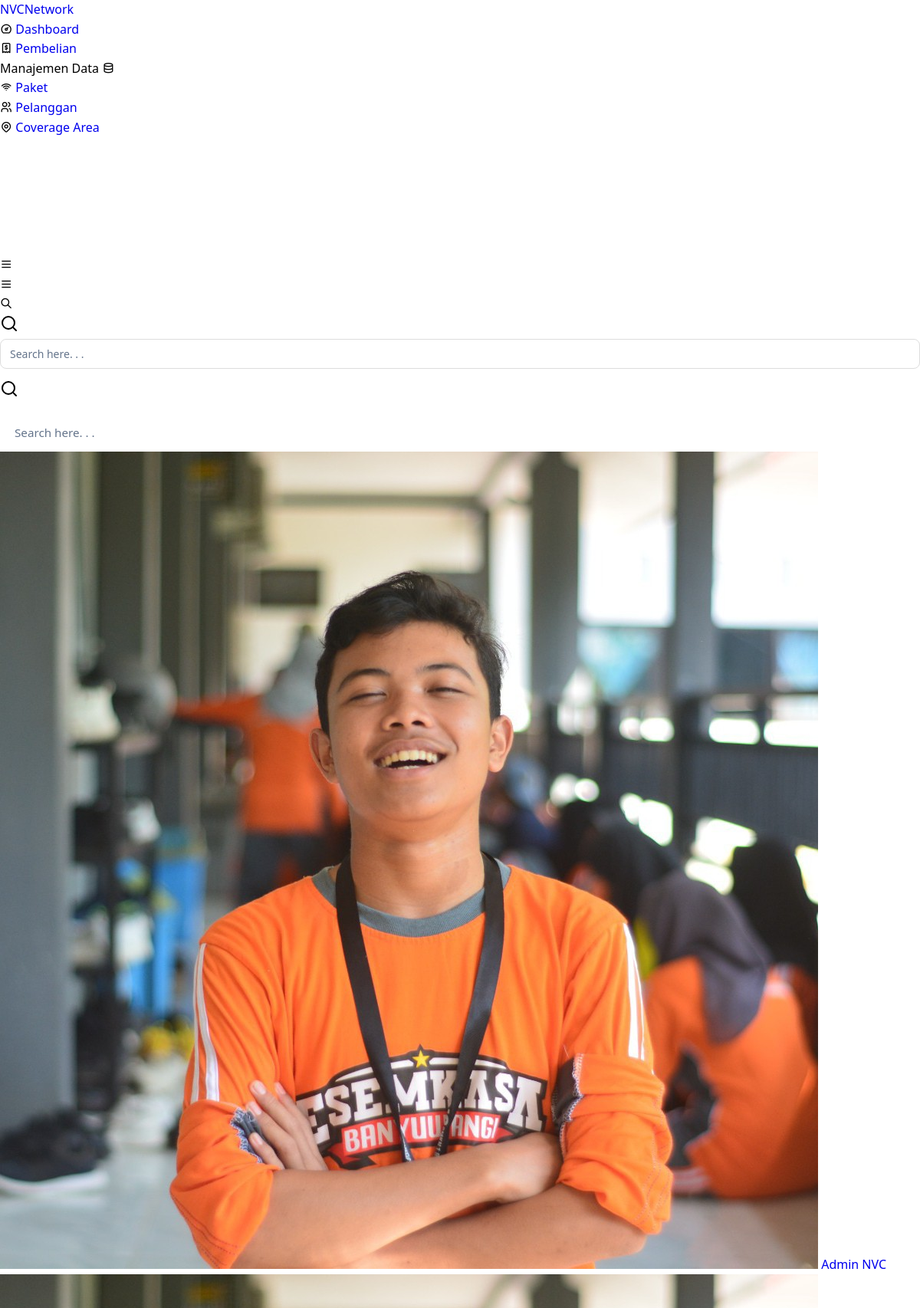
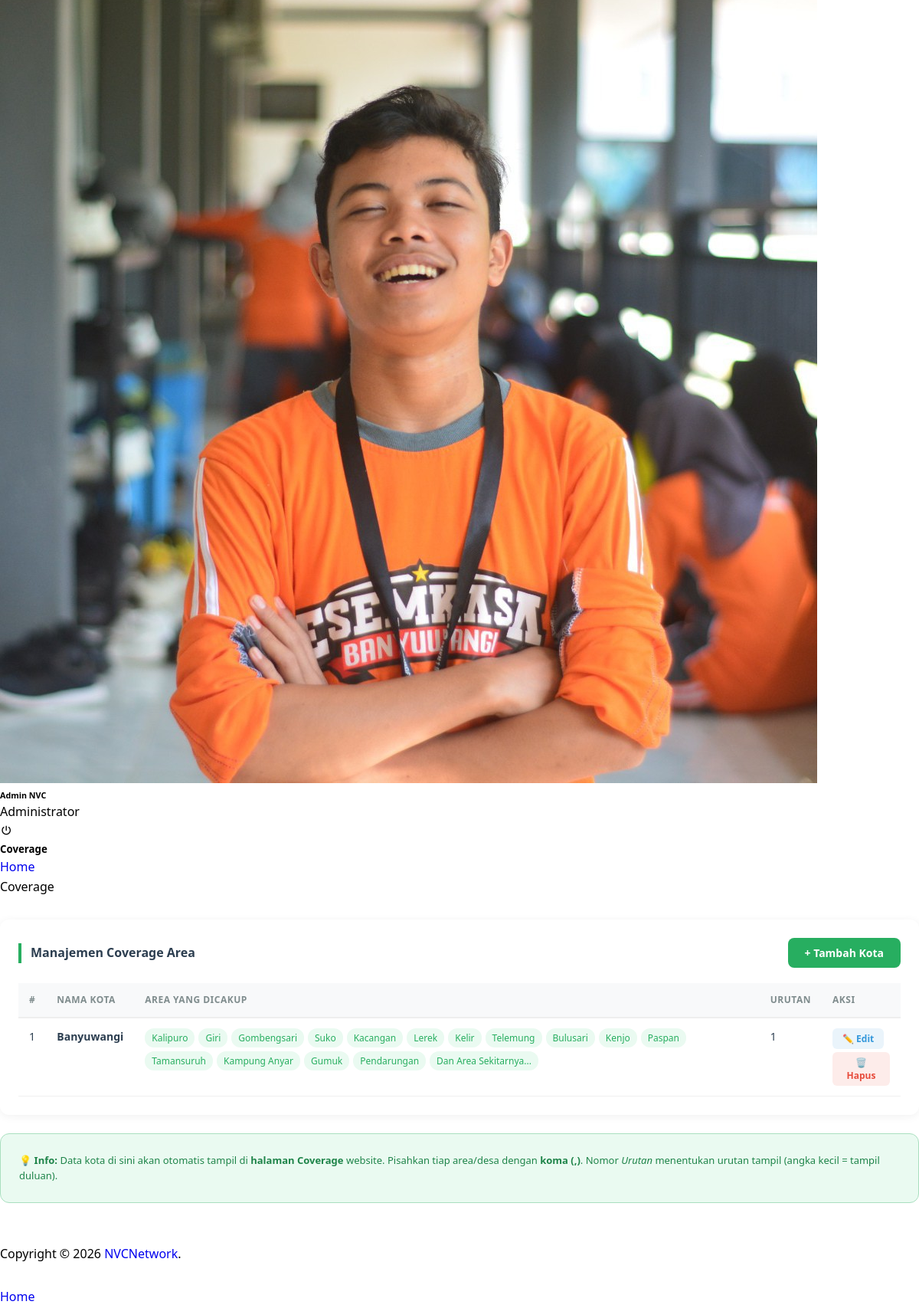
Page /pages/admin/index.php?page=coverage (upper part) on the committed database (2 pictures, top to bottom).
### tables this page shows
CREATE TABLE IF NOT EXISTS `coverage_area` (
  `id_coverage` INT AUTO_INCREMENT PRIMARY KEY,
  `nama_kota` VARCHAR(100) NOT NULL,
  `daftar_area` TEXT NOT NULL COMMENT 'Pisahkan tiap area dengan koma',
  `urutan` INT DEFAULT 0,
  `created_at` TIMESTAMP DEFAULT CURRENT_TIMESTAMP
);

### pages/admin/admin-page/coverage.php (the view, shortened to what this page needs)
<?php
include_once __DIR__ . '/../../../assets/config/koneksi.php';
$conn->query("
  CREATE TABLE IF NOT EXISTS `coverage_area` (
    `id_coverage` INT AUTO_INCREMENT PRIMARY KEY,
    `nama_kota` VARCHAR(100) NOT NULL,
    `daftar_area` TEXT NOT NULL,
    `urutan` INT DEFAULT 0,
    `created_at` TIMESTAMP DEFAULT CURRENT_TIMESTAMP
  ) ENGINE=InnoDB DEFAULT CHARSET=utf8mb4
");
$result = $conn->query("SELECT * FROM coverage_area ORDER BY urutan ASC, id_coverage ASC");
?>
<div class="row">
  <div class="col-12">
    <div class="nvc-card">
      <div style="display:flex;justify-content:space-between;align-items:center;margin-bottom:20px;">
        <h4 style="margin:0;">Manajemen Coverage Area</h4>
        <button class="btn-pnvc" onclick="openModal('modal-tambah')">+ Tambah Kota</button>
      </div>
      <div style="overflow-x:auto;">
        <table class="nvc-table">
          <thead>
            <tr><th>#</th><th>Nama Kota</th><th>Area yang Dicakup</th><th>Urutan</th><th>Aksi</th></tr>
          </thead>
          <tbody>
            <?php if ($result && $result->num_rows > 0): ?>
              <?php while ($row = $result->fetch_assoc()):
                $areas = array_map('trim', explode(',', $row['daftar_area']));
              ?>
              <tr>
                <td><?= $row['id_coverage'] ?></td>
                <td><strong><?= htmlspecialchars($row['nama_kota']) ?></strong></td>
                <td>
                  <div class="area-tags">
                    <?php foreach ($areas as $a): ?>
                      <span class="area-tag"><?= htmlspecialchars($a) ?></span>
                    <?php endforeach; ?>
                  </div>
                </td>
                <td><?= $row['urutan'] ?></td>
                <td>
                  <button class="btn-sm-edit" style="margin-bottom:4px;" onclick="openEdit(<?= $row['id_coverage'] ?>,'<?= addslashes($row['nama_kota']) ?>','<?= addslashes($row['daftar_area']) ?>',<?= $row['urutan'] ?>)">✏️ Edit</button><br>
                  <form method="POST" onsubmit="return confirm('Hapus coverage kota ini?')" style="display:inline;">
                    <button type="submit" class="btn-sm-del">🗑️ Hapus</button>
                  </form>
                </td>
              </tr>
              <?php endwhile; ?>
            <?php else: ?>
              <tr><td colspan="5" style="text-align:center;padding:30px;color:#aaa;">Belum ada data coverage.</td></tr>
            <?php endif; ?>
          </tbody>
        </table>
      </div>
    </div>
    <div class="nvc-card" style="background:#eafaf1;box-shadow:none;border:1px solid #a9dfbf;">
      <p style="margin:0;font-size:13px;color:#1e8449;">
        💡 <strong>Info:</strong> Data kota di sini akan otomatis tampil di <strong>halaman Coverage</strong> website.
        Pisahkan tiap area/desa dengan <strong>koma (,)</strong>. Nomor <em>Urutan</em> menentukan urutan tampil (angka kecil = tampil duluan).
      </p>
    </div>
  </div>
</div>

### pages/admin/index.php (shortened to what this page needs)
<?php
$page = $_GET['page'] ?? 'dashboard';
?>
<!DOCTYPE html>
<html lang="en">
<head>
  <link rel="stylesheet" href="./assets/fonts/tabler-icons.min.css">
  <link rel="stylesheet" href="./assets/fonts/feather.css">
  <link rel="stylesheet" href="./assets/fonts/fontawesome.css">
  <link rel="stylesheet" href="./assets/fonts/material.css">
  <link rel="stylesheet" href="./assets/css/style.css" id="main-style-link">
  <link rel="stylesheet" href="./assets/css/style-preset.css">
</head>
<body data-pc-preset="preset-1" data-pc-direction="ltr" data-pc-theme="light">
  <nav class="pc-sidebar">
    <div class="navbar-wrapper">
      <div class="m-header">
        <a href="index.php?page=dashboard" class="b-brand text-primary">
          <span class="b-brand-text">NVCNetwork</span>
        </a>
      </div>
      <div class="navbar-content">
        <ul class="pc-navbar">
          <li class="pc-item <?php echo ($page == 'dashboard') ? 'active' : ''; ?>">
            <a href="index.php?page=dashboard" class="pc-link">
              <span class="pc-micon"><i class="ti ti-dashboard"></i></span>
              <span class="pc-mtext">Dashboard</span>
            </a>
          </li>
          <li class="pc-item <?php echo ($page == 'pembelian') ? 'active' : ''; ?>">
            <a href="index.php?page=pembelian" class="pc-link">
              <span class="pc-micon"><i class="ti ti-receipt-2"></i></span>
              <span class="pc-mtext">Pembelian</span>
            </a>
          </li>
          <li class="pc-item pc-caption">
            <label>Manajemen Data</label>
            <i class="ti ti-database"></i>
          </li>
          <li class="pc-item <?php echo ($page == 'paket') ? 'active' : ''; ?>">
            <a href="index.php?page=paket" class="pc-link">
              <span class="pc-micon"><i class="ti ti-wifi"></i></span>
              <span class="pc-mtext">Paket</span>
            </a>
          </li>
          <li class="pc-item <?php echo ($page == 'pelanggan') ? 'active' : ''; ?>">
            <a href="index.php?page=pelanggan" class="pc-link">
              <span class="pc-micon"><i class="ti ti-users"></i></span>
              <span class="pc-mtext">Pelanggan</span>
            </a>
          </li>
          <li class="pc-item <?php echo ($page == 'coverage') ? 'active' : ''; ?>">
            <a href="index.php?page=coverage" class="pc-link">
              <span class="pc-micon"><i class="ti ti-map-pin"></i></span>
              <span class="pc-mtext">Coverage Area</span>
            </a>
          </li>
        </ul>
      </div>
    </div>
  </nav>
  <header class="pc-header">
    <div class="header-wrapper"> <div class="me-auto pc-mob-drp">
        <ul class="list-unstyled">
          <li class="pc-h-item pc-sidebar-collapse">
            <a href="#" class="pc-head-link ms-0" id="sidebar-hide">
              <i class="ti ti-menu-2"></i>
            </a>
          </li>
          <li class="pc-h-item pc-sidebar-popup">
            <a href="#" class="pc-head-link ms-0" id="mobile-collapse">
              <i class="ti ti-menu-2"></i>
            </a>
          </li>
          <li class="dropdown pc-h-item d-inline-flex d-md-none">
            <a class="pc-head-link dropdown-toggle arrow-none m-0" data-bs-toggle="dropdown" href="#" role="button" aria-haspopup="false" aria-expanded="false">
              <i class="ti ti-search"></i>
            </a>
            <div class="dropdown-menu pc-h-dropdown drp-search">
              <form class="px-3">
                <div class="form-group mb-0 d-flex align-items-center">
                  <i data-feather="search"></i>
                  <input type="search" class="form-control border-0 shadow-none" placeholder="Search here. . .">
                </div>
              </form>
            </div>
          </li>
          <li class="pc-h-item d-none d-md-inline-flex">
            <form class="header-search">
              <i data-feather="search" class="icon-search"></i>
              <input type="search" class="form-control" placeholder="Search here. . .">
            </form>
          </li>
        </ul>
      </div>
      <div class="ms-auto">
        <ul class="list-unstyled">
          <li class="dropdown pc-h-item header-user-profile">
            <a class="pc-head-link dropdown-toggle arrow-none me-0" data-bs-toggle="dropdown" href="#" role="button" aria-haspopup="false" data-bs-auto-close="outside" aria-expanded="false">
              <img src="./assets/images/user/1000050242.jpg" alt="user-image" class="user-avtar">
              <span>Admin NVC</span> </a>
            <div class="dropdown-menu dropdown-user-profile dropdown-menu-end pc-h-dropdown">
              <div class="dropdown-header">
                <div class="d-flex mb-1">
                  <div class="flex-shrink-0">
                    <img src="./assets/images/user/1000050242.jpg" alt="user-image" class="user-avtar wid-35">
                  </div>
                  <div class="flex-grow-1 ms-3">
                    <h6 class="mb-1">Admin NVC</h6> <span>Administrator</span>
                  </div>
                  <a href="/ProjekNVCNET/index.php" class="pc-head-link bg-transparent"><i class="ti ti-power text-danger"></i></a>
                </div>
              </div>
              </div>
          </li>
        </ul>
      </div>
    </div>
  </header>
  <div class="pc-container">
    <div class="pc-content">
      <div class="page-header">
        <div class="page-block">
          <div class="row align-items-center">
            <div class="col-md-12">
              <div class="page-header-title">
                <h5 class="m-b-10"><?php echo ucfirst($page); ?></h5>
              </div>
              <ul class="breadcrumb">
                <li class="breadcrumb-item"><a href="index.php?page=dashboard">Home</a></li>
                <li class="breadcrumb-item" aria-current="page">
                  <?php echo ucfirst($page); ?>
                </li>
              </ul>
            </div>
          </div>
        </div>
      </div>
      <?php
      $fileToInclude = '';
      switch ($page) {
          case 'coverage':
              $fileToInclude = './admin-page/coverage.php';
              break;
      }
      if (file_exists($fileToInclude)) {
          include $fileToInclude;
      }
      ?>
      </div>
  </div>
  <footer class="pc-footer">
    <div class="footer-wrapper container-fluid">
      <div class="row">
        <div class="col-sm my-1">
          <p class="m-0">
            Copyright © <?php echo date("Y"); ?> <a href="#" target="_blank">NVCNetwork</a>.
          </p>
        </div>
        <div class="col-auto my-1">
          <ul class="list-inline footer-link mb-0">
            <li class="list-inline-item"><a href="index.php?page=dashboard">Home</a></li>
          </ul>
        </div>
      </div>
    </div>
  </footer>
</body>
</html>

### assets/css/style.css (style rules this page uses)
* { margin: 0; padding: 0; box-sizing: border-box; font-family: 'Segoe UI', Tahoma, Geneva, Verdana, sans-serif; }
body { background-color: #ffffff; color: #000000; overflow-x: hidden; line-height: 1.6; }
a { text-decoration: none; transition: all 0.3s ease; }
ul { list-style: none; }
.row { display: grid; gap: 30px; margin-bottom: 30px; }
form { display: flex; flex-direction: column; gap: 20px; }
input, select { width: 100%; padding: 14px 18px; background: rgba(255, 255, 255, 0.03); border: 1px solid rgba(255, 255, 255, 0.1); border-radius: 8px; color: #f8fafc; font-size: 0.95rem; transition: all 0.3s ease; }
input::placeholder { color: #64748b; }
i { color: inherit; }
a i { color: #000000; }

### pages/admin/admin-page/coverage.php (style rules this page uses)
.nvc-card { background:#fff; border-radius:12px; box-shadow:0 2px 12px rgba(0,0,0,.06); padding:24px; margin-bottom:24px; }
.nvc-card h4 { margin:0 0 20px; font-size:16px; font-weight:700; color:#2c3e50; border-left:4px solid #27ae60; padding-left:12px; }
.nvc-table { width:100%; border-collapse:collapse; }
.nvc-table th { background:#f8f9fa; padding:12px 14px; text-align:left; font-size:12px; font-weight:600; color:#7f8c8d; text-transform:uppercase; letter-spacing:.5px; border-bottom:2px solid #eee; }
.nvc-table td { padding:13px 14px; border-bottom:1px solid #f0f0f0; font-size:14px; color:#2c3e50; vertical-align:top; }
.area-tags { display:flex; flex-wrap:wrap; gap:5px; }
.area-tag { background:#eafaf1; color:#27ae60; padding:3px 9px; border-radius:12px; font-size:12px; font-weight:500; }
.btn-sm-edit { background:#eaf4fb; color:#3498db; border:none; padding:5px 13px; border-radius:6px; cursor:pointer; font-size:12px; font-weight:600; }
.btn-sm-del { background:#fdecea; color:#e74c3c; border:none; padding:5px 13px; border-radius:6px; cursor:pointer; font-size:12px; font-weight:600; }
.btn-pnvc { background:#27ae60; color:#fff; border:none; padding:10px 22px; border-radius:8px; cursor:pointer; font-size:14px; font-weight:600; }
.form-group { margin-bottom:14px; }
.form-group input, .form-group textarea { width:100%; padding:9px 12px; border:1px solid #ddd; border-radius:8px; font-size:14px; box-sizing:border-box; }

### rows in the picture
coverage_area: id_coverage "1", nama_kota "Banyuwangi", daftar_area "Kalipuro", daftar_area "Giri", daftar_area "Gombengsari", daftar_area "Suko", daftar_area "Kacangan", daftar_area "Lerek", daftar_area "Kelir", daftar_area "Telemung", daftar_area "Bulusari", daftar_area "Kenjo", daftar_area "Paspan", daftar_area "Tamansuruh", daftar_area "Kampung Anyar", daftar_area "Gumuk", daftar_area "Pendarungan", daftar_area "Dan Area Sekitarnya...", urutan "1"

### other values in the picture
$page "Coverage"
